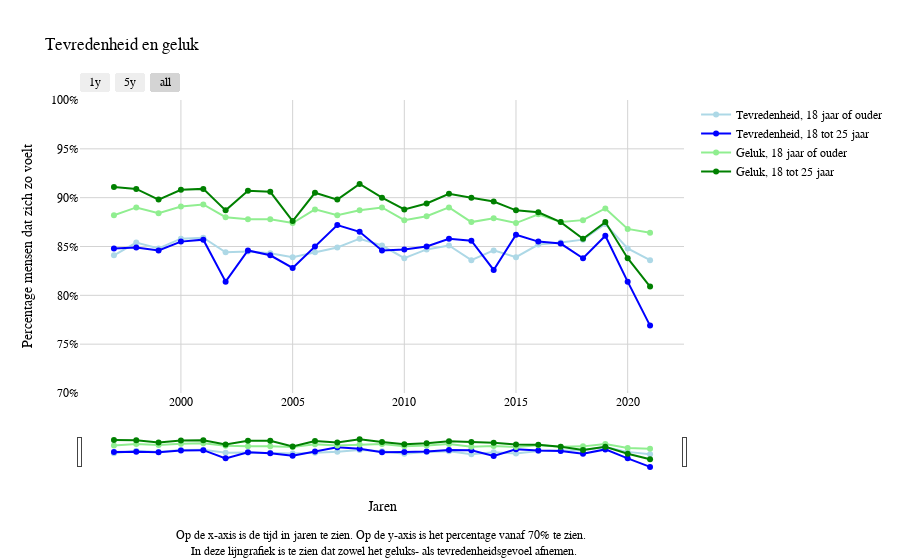

Notebook cell for this chart:
### Code cell
trace1 = go.Scatter(x = gl['Category'], 
                    y = gl['Tevredenheid, 18 jaar of ouder'], 
                    mode = 'lines + markers', 
                    name = 'Tevredenheid, 18 jaar of ouder', 
                    marker = dict(color = 'lightblue'))
trace2 = go.Scatter(x = gl['Category'], 
                    y = gl['Tevredenheid, 18 tot 25 jaar'], 
                    mode = 'lines + markers', 
                    name = 'Tevredenheid, 18 tot 25 jaar',
                   marker = dict(color = 'blue'))
trace3 = go.Scatter(x = gl['Category'], 
                    y = gl['Geluk, 18 tot 25 jaar'], 
                    mode = 'lines + markers', 
                    name = 'Geluk, 18 tot 25 jaar',
                   marker = dict(color = 'green'))
trace4 = go.Scatter(x = gl['Category'], 
                    y = gl['Geluk, 18 jaar of ouder'], 
                    mode = 'lines + markers', 
                    name = 'Geluk, 18 jaar of ouder',
                   marker = dict(color = 'lightgreen'))

Layout = go.Layout(title = 'Tevredenheid en geluk',
                  xaxis = dict(title = 'Jaren', gridcolor = 'lightgrey'),
                  yaxis = dict(title = 'Percentage mensen dat zich zo voelt', tickformat = ',.0%', range = [0.7, 1], gridcolor = 'lightgrey'),
                   font = dict(family = 'Georgia', color = 'Black'),
                   plot_bgcolor = 'white',
                   paper_bgcolor = 'white',
    )
                  

fig = go.Figure(data = [trace1, trace2, trace4, trace3], layout = Layout)
fig.update_layout(
    xaxis=dict(
        rangeselector=dict(
            buttons=list([
                dict(count=1,
                     label="1y",
                     step="year",
                     stepmode="backward"),
                dict(count=5,
                     label="5y",
                     step="year",
                     stepmode="backward"),
                dict(step="all")
            ])
        ),
        rangeslider=dict(
            visible=True
        ),
        type="date"
    )
)

fig.add_annotation(
    xref="paper", yref="paper",
    x=0.5, y=-0.57,
    text="Op de x-axis is de tijd in jaren te zien. Op de y-axis is het percentage vanaf 70% te zien. <br> In deze lijngrafiek is te zien dat zowel het geluks- als tevredenheidsgevoel afnemen.",
    showarrow=False,
)
    
fig.show()

### Figure 1 — Plotly figure (JSON) as saved in the notebook; plotly's stock layout.template omitted (floating-point values rounded to 4 significant figures)
{"data": [{"marker": {"color": "lightblue"}, "mode": "lines+markers", "name": "Tevredenheid, 18 jaar of ouder", "type": "scatter", "x": [1997, 1998, 1999, 2000, 2001, 2002, 2003, 2004, 2005, 2006, 2007, 2008, 2009, 2010, 2011, 2012, 2013, 2014, 2015, 2016, 2017, 2018, 2019, 2020, 2021], "y": [0.841, 0.854, 0.848, 0.858, 0.859, 0.844, 0.845, 0.843, 0.839, 0.844, 0.849, 0.858, 0.851, 0.838, 0.847, 0.851, 0.836, 0.846, 0.839, 0.852, 0.854, 0.857, 0.873, 0.848, 0.836]}, {"marker": {"color": "blue"}, "mode": "lines+markers", "name": "Tevredenheid, 18 tot 25 jaar", "type": "scatter", "x": [1997, 1998, 1999, 2000, 2001, 2002, 2003, 2004, 2005, 2006, 2007, 2008, 2009, 2010, 2011, 2012, 2013, 2014, 2015, 2016, 2017, 2018, 2019, 2020, 2021], "y": [0.848, 0.849, 0.846, 0.855, 0.857, 0.814, 0.846, 0.841, 0.828, 0.85, 0.872, 0.865, 0.846, 0.847, 0.85, 0.858, 0.856, 0.826, 0.862, 0.855, 0.853, 0.838, 0.861, 0.814, 0.769]}, {"marker": {"color": "lightgreen"}, "mode": "lines+markers", "name": "Geluk, 18 jaar of ouder", "type": "scatter", "x": [1997, 1998, 1999, 2000, 2001, 2002, 2003, 2004, 2005, 2006, 2007, 2008, 2009, 2010, 2011, 2012, 2013, 2014, 2015, 2016, 2017, 2018, 2019, 2020, 2021], "y": [0.882, 0.89, 0.884, 0.891, 0.893, 0.88, 0.878, 0.878, 0.874, 0.888, 0.882, 0.887, 0.89, 0.877, 0.881, 0.89, 0.875, 0.879, 0.874, 0.883, 0.875, 0.877, 0.889, 0.868, 0.864]}, {"marker": {"color": "green"}, "mode": "lines+markers", "name": "Geluk, 18 tot 25 jaar", "type": "scatter", "x": [1997, 1998, 1999, 2000, 2001, 2002, 2003, 2004, 2005, 2006, 2007, 2008, 2009, 2010, 2011, 2012, 2013, 2014, 2015, 2016, 2017, 2018, 2019, 2020, 2021], "y": [0.911, 0.909, 0.898, 0.908, 0.909, 0.887, 0.907, 0.906, 0.876, 0.905, 0.898, 0.914, 0.9, 0.888, 0.894, 0.904, 0.9, 0.896, 0.887, 0.885, 0.875, 0.858, 0.875, 0.838, 0.809]}], "layout": {"annotations": [{"showarrow": false, "text": "Op de x-axis is de tijd in jaren te zien. Op de y-axis is het percentage vanaf 70% te zien. <br> In deze lijngrafiek is te zien dat zowel het geluks- als tevredenheidsgevoel afnemen.", "x": 0.5, "xref": "paper", "y": -0.57, "yref": "paper"}], "font": {"color": "Black", "family": "Georgia"}, "paper_bgcolor": "white", "plot_bgcolor": "white", "title": {"text": "Tevredenheid en geluk"}, "xaxis": {"gridcolor": "lightgrey", "rangeselector": {"buttons": [{"count": 1, "label": "1y", "step": "year", "stepmode": "backward"}, {"count": 5, "label": "5y", "step": "year", "stepmode": "backward"}, {"step": "all"}]}, "rangeslider": {"visible": true}, "title": {"text": "Jaren"}, "type": "date"}, "yaxis": {"gridcolor": "lightgrey", "range": [0.7, 1], "tickformat": ",.0%", "title": {"text": "Percentage mensen dat zich zo voelt"}}}}
